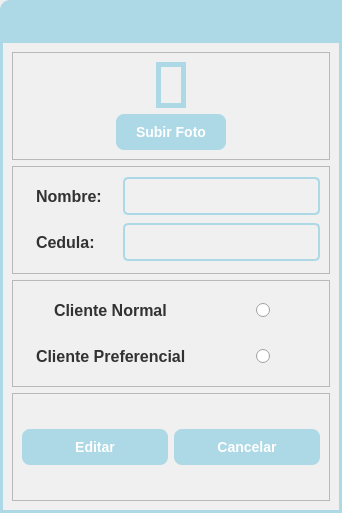
<?xml version="1.0" encoding="UTF-8"?>
<ui version="4.0">
 <class>Dialog</class>
 <widget class="QDialog" name="Dialog">
  <property name="geometry">
   <rect>
    <x>0</x>
    <y>0</y>
    <width>342</width>
    <height>513</height>
   </rect>
  </property>
  <property name="windowTitle">
   <string>Dialog</string>
  </property>
  <layout class="QVBoxLayout" name="verticalLayout">
   <property name="spacing">
    <number>0</number>
   </property>
   <property name="leftMargin">
    <number>0</number>
   </property>
   <property name="topMargin">
    <number>0</number>
   </property>
   <property name="rightMargin">
    <number>0</number>
   </property>
   <property name="bottomMargin">
    <number>0</number>
   </property>
   <item>
    <widget class="QFrame" name="menuBar_frame_2">
     <property name="minimumSize">
      <size>
       <width>0</width>
       <height>40</height>
      </size>
     </property>
     <property name="maximumSize">
      <size>
       <width>16777215</width>
       <height>40</height>
      </size>
     </property>
     <property name="styleSheet">
      <string notr="true">QFrame#menuBar_frame_2{
background-color: rgb(173, 216, 230);
border-top-left-radius: 10px;
}
</string>
     </property>
     <property name="frameShape">
      <enum>QFrame::StyledPanel</enum>
     </property>
     <property name="frameShadow">
      <enum>QFrame::Raised</enum>
     </property>
     <layout class="QHBoxLayout" name="horizontalLayout_5">
      <property name="spacing">
       <number>6</number>
      </property>
      <property name="leftMargin">
       <number>9</number>
      </property>
      <property name="topMargin">
       <number>11</number>
      </property>
      <property name="rightMargin">
       <number>15</number>
      </property>
      <property name="bottomMargin">
       <number>0</number>
      </property>
     </layout>
    </widget>
   </item>
   <item>
    <widget class="QFrame" name="central_frame">
     <property name="styleSheet">
      <string notr="true">QFrame#central_frame{
	border: 3px solid rgb(173, 216, 230); /* Bordes gruesos de color RGB(173, 216, 230) */
    background-color: rgb(240, 240, 240)
}

/* Estilo para QLabel */
QLabel {
    font-size: 16px;
    font-weight: bold;
    color: rgb(50, 50, 50);
    background-color: rgb(240, 240, 240);
    padding: 10px;
}

/* Estilo para QPushButton */
QPushButton {
    font-size: 14px;
    font-weight: bold;
    color: white;
    background-color: rgb(173, 216, 230);
    border: none;
    border-radius: 8px;
    padding: 10px 20px;
}

/* Efecto al pasar el mouse sobre el botón */
QPushButton:hover {
    background-color: rgb(150, 200, 220);
}

/* Efecto al presionar el botón */
QPushButton:pressed {
    background-color: rgb(130, 180, 200);
}
/* Estilo para QLineEdit */
QLineEdit {
    font-size: 14px;
    color: rgb(50, 50, 50);
    background-color: rgb(240, 240, 240);
    border: 2px solid rgb(173, 216, 230);
    border-radius: 5px;
    padding: 8px;
}

/* Efecto al pasar el mouse sobre el QLineEdit */
QLineEdit:hover {
    border: 2px solid rgb(150, 200, 220);
}

/* Efecto al estar enfocado en el QLineEdit */
QLineEdit:focus {
    border: 2px solid rgb(50, 150, 220);
}
</string>
     </property>
     <property name="frameShape">
      <enum>QFrame::StyledPanel</enum>
     </property>
     <property name="frameShadow">
      <enum>QFrame::Raised</enum>
     </property>
     <layout class="QVBoxLayout" name="verticalLayout_2">
      <item>
       <widget class="QFrame" name="picture_frame">
        <property name="frameShape">
         <enum>QFrame::StyledPanel</enum>
        </property>
        <property name="frameShadow">
         <enum>QFrame::Raised</enum>
        </property>
        <layout class="QVBoxLayout" name="verticalLayout_3">
         <item alignment="Qt::AlignHCenter">
          <widget class="QLabel" name="picture_label">
           <property name="styleSheet">
            <string notr="true">border: 5px solid rgb(173, 216, 230); /* Borde de color RGB(173, 216, 230) */
    padding: 5px; /* Espaciado interno para separar el contenido del borde */</string>
           </property>
           <property name="text">
            <string/>
           </property>
           <property name="pixmap">
            <pixmap resource="../icons.qrc">:/icons/assets/icons/icons8-usuario-80.png</pixmap>
           </property>
          </widget>
         </item>
         <item alignment="Qt::AlignHCenter">
          <widget class="QPushButton" name="change_pictur_botton">
           <property name="layoutDirection">
            <enum>Qt::RightToLeft</enum>
           </property>
           <property name="text">
            <string>Subir Foto</string>
           </property>
           <property name="icon">
            <iconset resource="../icons.qrc">
             <normaloff>:/icons/assets/icons/open-file.png</normaloff>:/icons/assets/icons/open-file.png</iconset>
           </property>
           <property name="iconSize">
            <size>
             <width>20</width>
             <height>20</height>
            </size>
           </property>
          </widget>
         </item>
        </layout>
       </widget>
      </item>
      <item>
       <widget class="QFrame" name="data_frame">
        <property name="frameShape">
         <enum>QFrame::StyledPanel</enum>
        </property>
        <property name="frameShadow">
         <enum>QFrame::Raised</enum>
        </property>
        <layout class="QGridLayout" name="gridLayout_2">
         <item row="2" column="0">
          <widget class="QLabel" name="cc_label">
           <property name="text">
            <string>Cedula:</string>
           </property>
          </widget>
         </item>
         <item row="0" column="0">
          <widget class="QLabel" name="name_label">
           <property name="text">
            <string>Nombre:</string>
           </property>
          </widget>
         </item>
         <item row="0" column="1">
          <widget class="QLineEdit" name="name_lineEdit"/>
         </item>
         <item row="2" column="1">
          <widget class="QLineEdit" name="cc_lineEdit"/>
         </item>
        </layout>
       </widget>
      </item>
      <item>
       <widget class="QFrame" name="stats_frame">
        <property name="frameShape">
         <enum>QFrame::StyledPanel</enum>
        </property>
        <property name="frameShadow">
         <enum>QFrame::Raised</enum>
        </property>
        <layout class="QGridLayout" name="gridLayout">
         <item row="0" column="0" alignment="Qt::AlignHCenter">
          <widget class="QLabel" name="normal_label">
           <property name="text">
            <string>Cliente Normal</string>
           </property>
          </widget>
         </item>
         <item row="1" column="0" alignment="Qt::AlignHCenter">
          <widget class="QLabel" name="pro_label">
           <property name="text">
            <string>Cliente Preferencial</string>
           </property>
          </widget>
         </item>
         <item row="1" column="1" alignment="Qt::AlignHCenter">
          <widget class="QRadioButton" name="pro_radioButton">
           <property name="text">
            <string/>
           </property>
          </widget>
         </item>
         <item row="0" column="1" alignment="Qt::AlignHCenter">
          <widget class="QRadioButton" name="normal_radioButton">
           <property name="text">
            <string/>
           </property>
          </widget>
         </item>
        </layout>
       </widget>
      </item>
      <item>
       <widget class="QFrame" name="buttons_frame">
        <property name="frameShape">
         <enum>QFrame::StyledPanel</enum>
        </property>
        <property name="frameShadow">
         <enum>QFrame::Raised</enum>
        </property>
        <layout class="QHBoxLayout" name="horizontalLayout">
         <item>
          <widget class="QPushButton" name="add_pushButton">
           <property name="text">
            <string>Editar</string>
           </property>
          </widget>
         </item>
         <item>
          <widget class="QPushButton" name="cancel_pushButton">
           <property name="text">
            <string>Cancelar</string>
           </property>
          </widget>
         </item>
        </layout>
       </widget>
      </item>
     </layout>
    </widget>
   </item>
  </layout>
 </widget>
 <resources>
  <include location="../icons.qrc"/>
  <include location="../icons.qrc"/>
 </resources>
 <connections/>
</ui>
